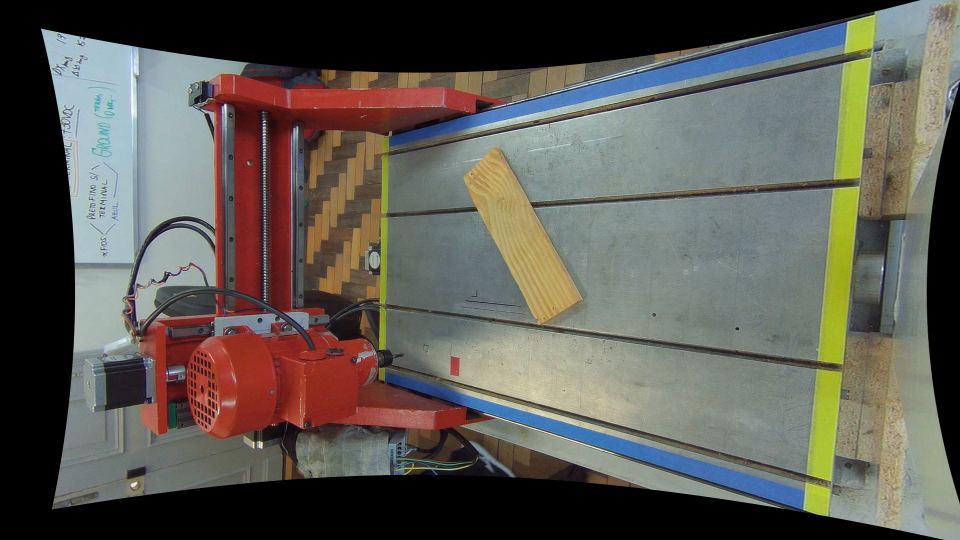
#> input picture config/temp/Base.png, 1920 x 1080 px (shown at 1/2 size)
$ python -i TableDetector.py   (imports and definitions only)   (older library calls are emulated)
#> lines starting #> are read from the running program, lines starting #| are printed output that depends on the picture; after the words box and inside, x2 and y2 are one past the last pixel; in counts of white or black regions, pixels touching at a corner belong together
import cv2
from statistics import mean
import numpy as np
import glob

CALIB_PARAM_FILE = "../config/calib_param.cnf"
TABLE_PARAM_FILE = "../config/table_param.cnf"
IMAGE_FILE = '../config/temp/Base.png'
MESA_LARGURA = 445-12      # Medida em mm
MESA_PROFUNDIDADE = 643-18 # Medida em mm
CAMERA_ID = 0

SUP = 0
INF = 1
DIR = 2
ESQ = 3

# [37 lines left out: functions salvar_parametros, ler_parametros, corrigir, not called in this run]

def filtro(img1):
    # Converter imagem para HSV
    img_HSV = cv2.cvtColor(img1,cv2.COLOR_BGR2HSV)

    # Filtro amarelo
    up_ylw = np.array([40, 255, 255])
    lw_ylw = np.array([30, 100, 70])
    img_yellow = cv2.inRange(img_HSV,lw_ylw,up_ylw)*255

    # Filtro verde
    up_grn = np.array([80, 255, 255])
    lw_grn = np.array([70, 60, 60])
    img_green = cv2.inRange(img_HSV,lw_grn,up_grn)*255

    # Filtro azul
    up_blu = np.array([120, 255, 255])
    lw_blu = np.array([100, 100, 70])
    img_blue = cv2.inRange(img_HSV,lw_blu,up_blu)*255


    return img_yellow,img_green,img_blue

# [112 lines left out: functions bordas, linhas, not called in this run]

def inverte(imagem):
    img = (255-imagem.copy())
    return img

# [98 lines left out: functions linhas, linha_min_quadrados, remove_blobs, split_mid, mid_points, not called in this run]

def corner_points(m,b):
    rect2 = np.zeros((4, 2), dtype = "float32")
    rect = np.zeros((4, 2), dtype = "float32")
    for i in range(2):
        for j in range(2,4):
            x_pto = (b[i]-b[j])/(m[j]-m[i])
            y_pto = b[i]+m[i]*x_pto
            y_pto1 = b[j]+m[j]*x_pto
            rect2[j-2+2*i]= (int(y_pto),int(x_pto))

    rect[0] = rect2[1]
    rect[1] = rect2[0]
    rect[2] = rect2[2]
    rect[3] = rect2[3]

    return rect

# [41 lines left out: functions mouse2, mouse, draw_progress, not called in this run]
# [1 line not run here, left out]

# [5 lines left out: function bw2rgb, not called in this run]

# [22 lines not run here, left out]

#ret,img = vid.read()
#img = corrigir(img)

# Filtra e separa em verdem, azul e amarelo
# [1 line that did not run here, left out]

# Remove blobs
# [1 line that did not run here, left out]
# [1 line that did not run here, left out]
#cv2.imshow('Cassião',cv2.resize(img_amarelo,(1000,600)))

# FALTA FAZER AINDA
# Encontra aproximadamente o meio da mesa
x_meio = 1000
y_meio = 600

# Separa parte superior, inferior, direita e esquerda
img_arr = [0,0,0,0]
# [1 line that did not run here, left out]

# Encontra linhas
m = [0,0,0,0]
b = [0,0,0,0]

# [6 lines not run here, left out]

# Encontra os pontos da mesa
# [1 line that did not run here, left out]
# [2 lines not run here, left out]

# Ajusta a perspectiva da imagem
maxWidth = MESA_LARGURA
maxHeight = MESA_PROFUNDIDADE

dst = np.array([
	[0, 0],
	[maxWidth - 1, 0],
	[maxWidth - 1, maxHeight - 1],
	[0, maxHeight - 1]], dtype = "float32")

# [1 line that did not run here, left out]
# [1 line that did not run here, left out]
##cv2.namedWindow('Flat')
##cv2.setMouseCallback('Flat',mouse2)
##cv2.imshow('Flat',img_flat)

# Encontra a Matriz Homografica
points1 = np.zeros((4, 2), dtype=np.float32)
points1[0, :] = [0,0]
points1[1, :] = [MESA_LARGURA,0]
points1[2, :] = [MESA_LARGURA,MESA_PROFUNDIDADE]
points1[3, :] = [0,MESA_PROFUNDIDADE]

# [1 line that did not run here, left out]

# Salvar dados no arquivo 'table_param.cnf'
# [8 lines not run here, left out]

>>> import cv2
>>> picture = cv2.imread('../config/temp/Base.png')
#> picture is the input picture: shape (1080, 1920, 3); mean B, G, R 82.9, 90.1, 92.7
>>> result = filtro(picture)
#> in filtro, `img_HSV = cv2.cvtColor(img1,cv2.COLOR_BGR2HSV)`: img_HSV: shape (1080, 1920, 3); mean H, S, V 47, 49.8, 102.1
#> in filtro, `img_yellow = cv2.inRange(img_HSV,lw_ylw,up_ylw)*255`:
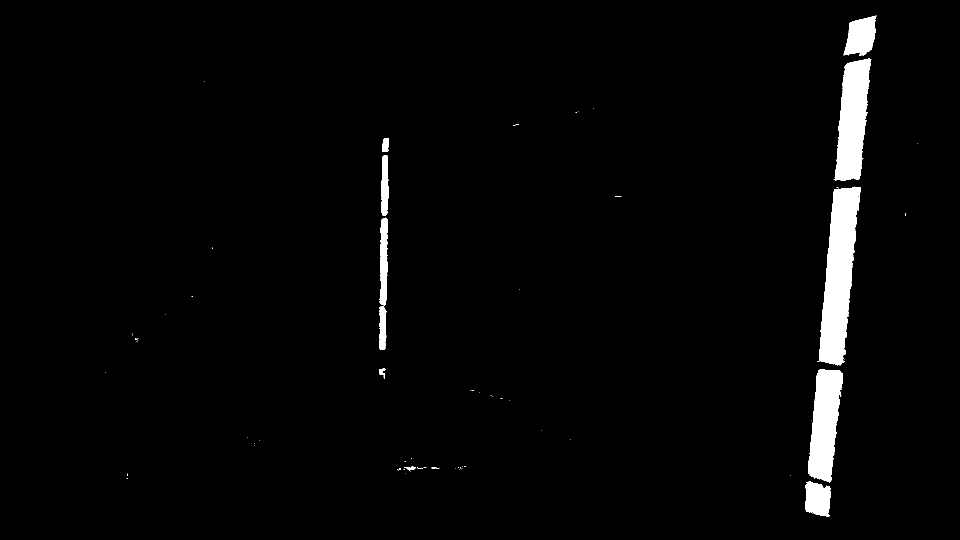
#> img_yellow: shape (1080, 1920) (shown at 1/2 size); values 0 (black) and 1 (white), 2.5% white; 73 white regions (60 under 20 px), largest, box (x1, y1, x2, y2) and area: (1634, 374, 1722, 732) 17794, (1669, 117, 1743, 361) 12068, (1616, 738, 1686, 965) 10615
#> in filtro, `img_green = cv2.inRange(img_HSV,lw_grn,up_grn)*255`:
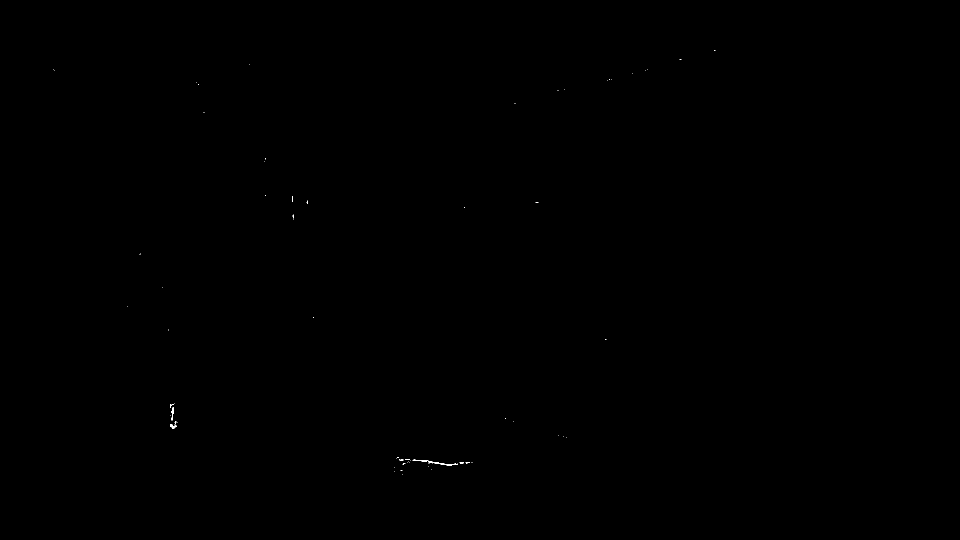
#> img_green: shape (1080, 1920) (shown at 1/2 size); values 0 (black) and 1 (white), 0.03% white in thin lines or dots, all inside (x1, y1, x2, y2) = (107, 100, 1431, 949)
#> in filtro, `img_blue = cv2.inRange(img_HSV,lw_blu,up_blu)*255`:
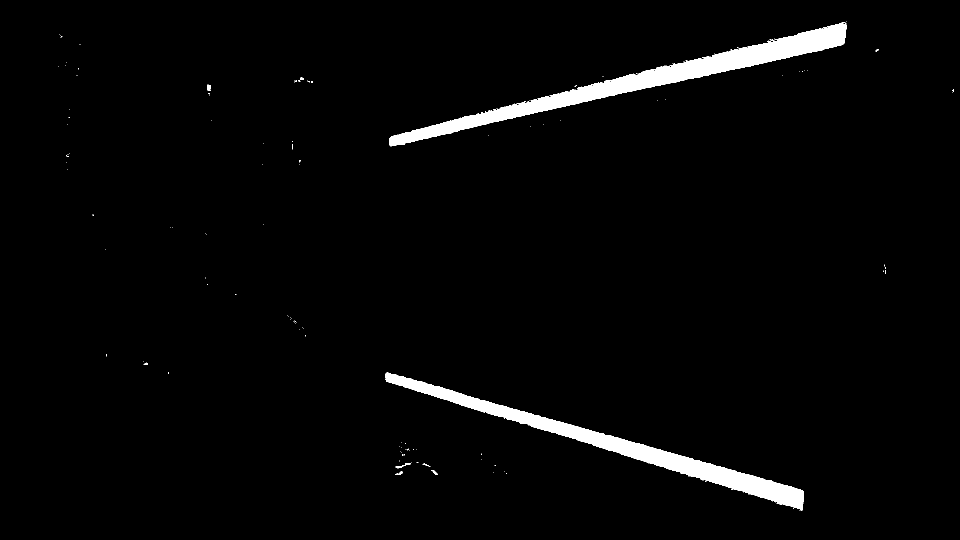
#> img_blue: shape (1080, 1920) (shown at 1/2 size); values 0 (black) and 1 (white), 2.6% white; 142 white regions (132 under 20 px), largest, box (x1, y1, x2, y2) and area: (779, 44, 1693, 293) 29240, (771, 745, 1608, 1022) 24552, (791, 926, 822, 937) 96

$ run again, on img/fotos3/FotoTarugo5.jpg
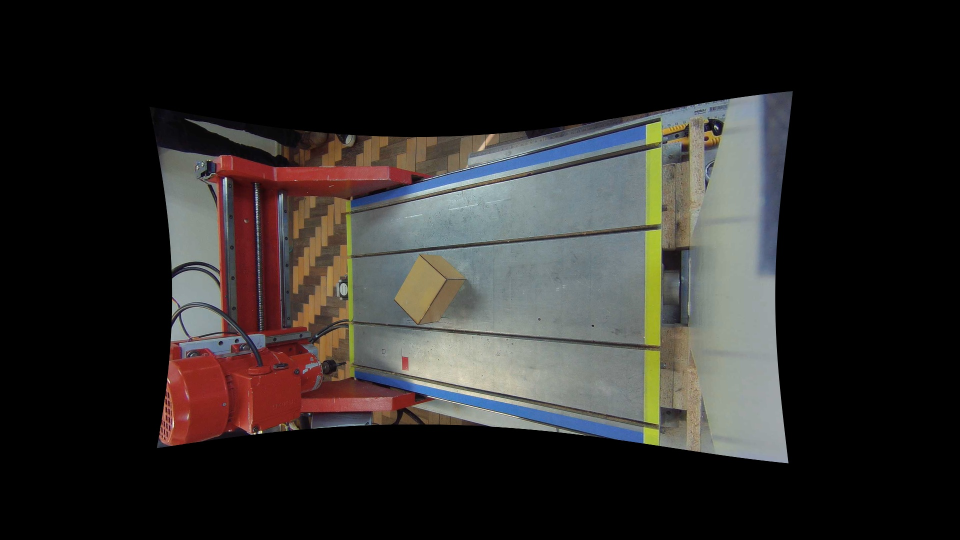
#> input picture img/fotos3/FotoTarugo5.jpg, 1920 x 1080 px (shown at 1/2 size)
#> picture is the input picture: shape (1080, 1920, 3); mean B, G, R 39.4, 41.3, 43.9
#> img_HSV: shape (1080, 1920, 3); mean H, S, V 26.2, 27.3, 48.1
#> in filtro, `img_yellow = cv2.inRange(img_HSV,lw_ylw,up_ylw)*255`:
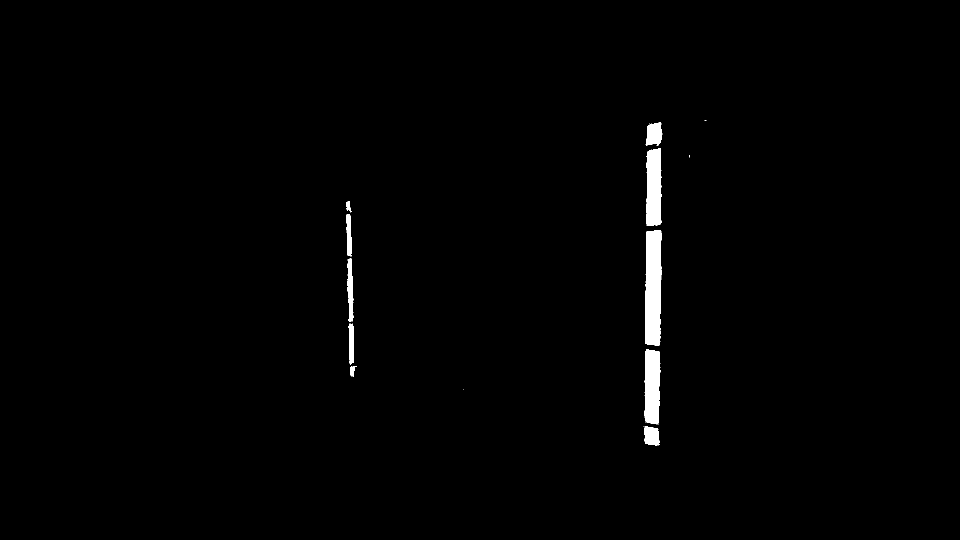
#> img_yellow: shape (1080, 1920) (shown at 1/2 size); values 0 (black) and 1 (white), 0.99% white; 22 white regions (12 under 20 px), largest, box (x1, y1, x2, y2) and area: (1290, 460, 1324, 692) 6892, (1292, 297, 1324, 452) 4312, (1289, 699, 1321, 849) 4231
#> img_green: shape (1080, 1920); values 0 (black) and 1 (white), 0% white in thin lines or dots, all inside (x1, y1, x2, y2) = (579, 246, 1277, 809)
#> in filtro, `img_blue = cv2.inRange(img_HSV,lw_blu,up_blu)*255`:
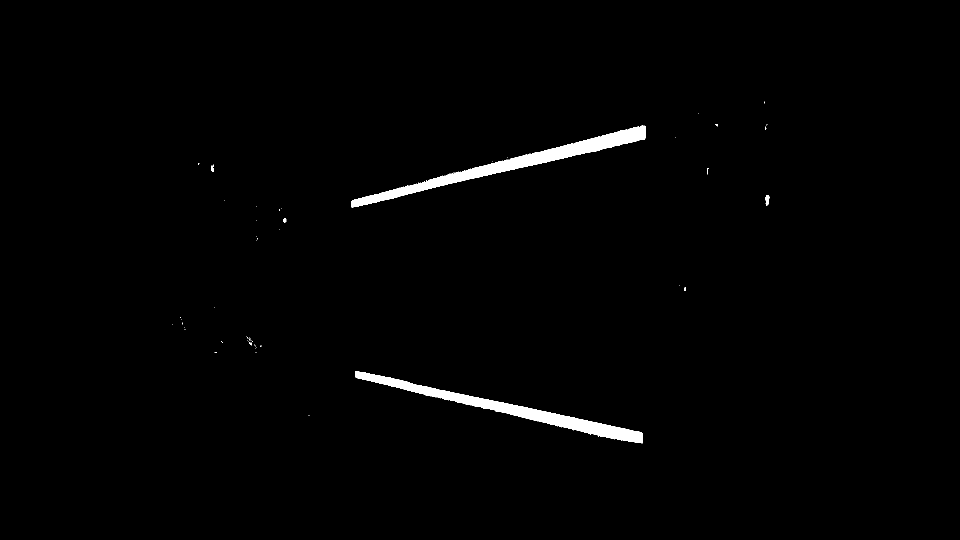
#> img_blue: shape (1080, 1920) (shown at 1/2 size); values 0 (black) and 1 (white), 1.2% white; 64 white regions (59 under 20 px), largest, box (x1, y1, x2, y2) and area: (702, 251, 1291, 415) 12777, (710, 742, 1286, 887) 11597, (1531, 390, 1540, 412) 128, (423, 329, 428, 344) 53, (567, 436, 573, 446) 43

$ run again, on config/temp/Peca.png
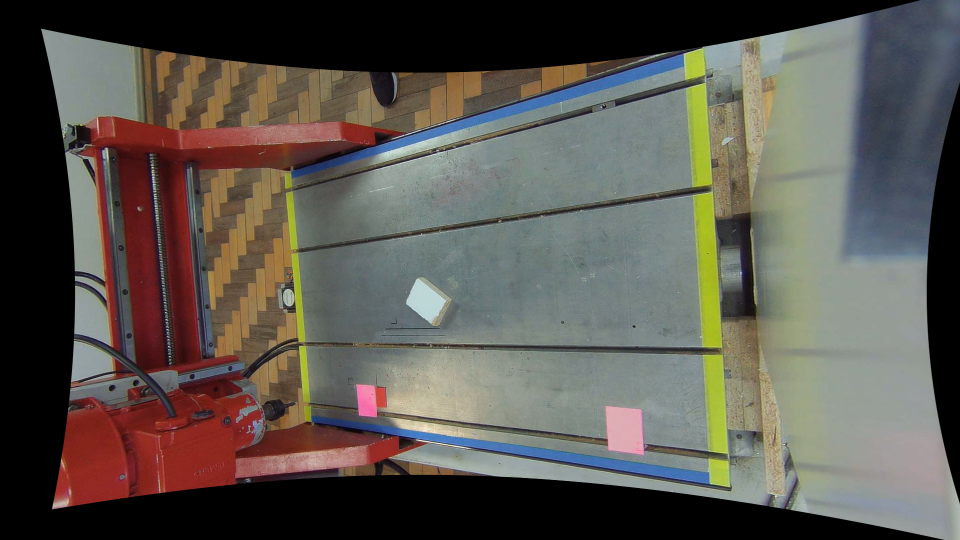
#> input picture config/temp/Peca.png, 1920 x 1080 px (shown at 1/2 size)
#> picture is the input picture: shape (1080, 1920, 3); mean B, G, R 79, 85.9, 90.5
#> img_HSV: shape (1080, 1920, 3); mean H, S, V 47.7, 49.5, 97.8
#> in filtro, `img_yellow = cv2.inRange(img_HSV,lw_ylw,up_ylw)*255`:
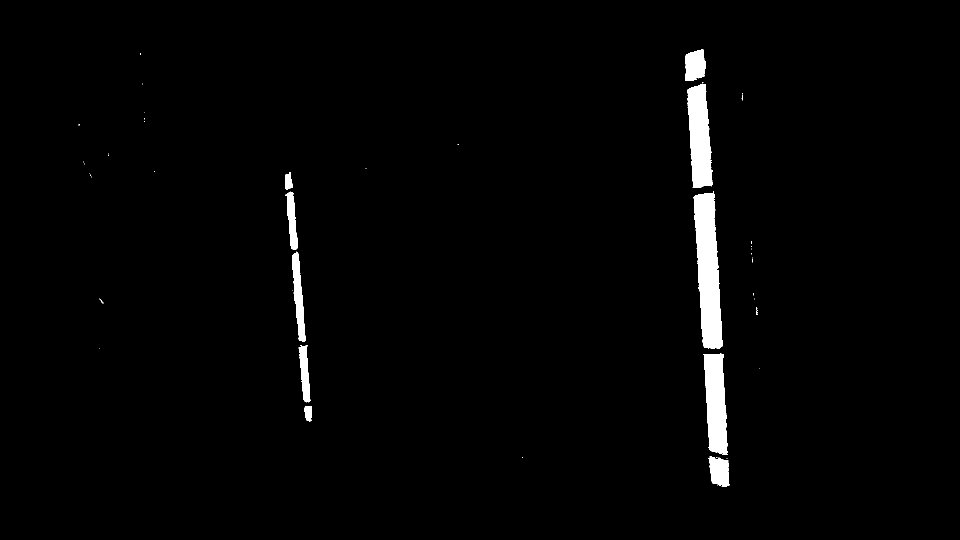
#> img_yellow: shape (1080, 1920) (shown at 1/2 size); values 0 (black) and 1 (white), 1.8% white; 57 white regions (44 under 20 px), largest, box (x1, y1, x2, y2) and area: (1387, 383, 1445, 698) 12254, (1374, 168, 1426, 376) 7692, (1406, 707, 1455, 910) 7259
#> img_green: shape (1080, 1920); values 0 (black) and 1 (white), 0% white in thin lines or dots, all inside (x1, y1, x2, y2) = (137, 206, 1433, 973)
#> in filtro, `img_blue = cv2.inRange(img_HSV,lw_blu,up_blu)*255`:
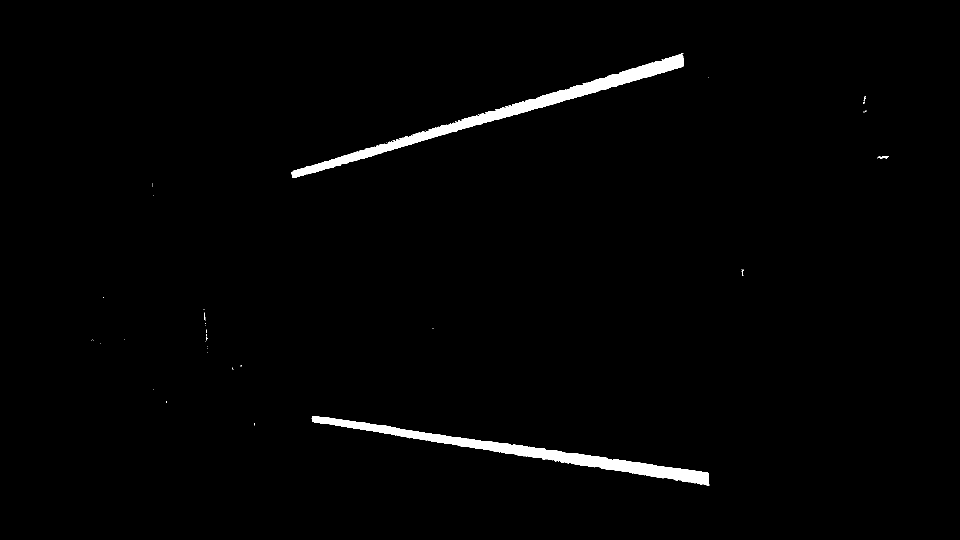
#> img_blue: shape (1080, 1920) (shown at 1/2 size); values 0 (black) and 1 (white), 1.5% white; 62 white regions (57 under 20 px), largest, box (x1, y1, x2, y2) and area: (583, 106, 1368, 356) 15763, (623, 832, 1419, 971) 14701, (1755, 312, 1777, 318) 74, (1483, 539, 1487, 552) 28, (408, 625, 411, 641) 21
